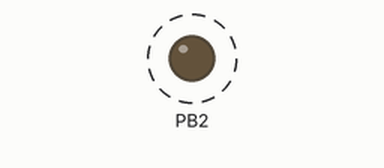
Simulated run of this program. Board: ATmega328P, built with avr-gcc and emulated at 16 MHz. On the bench: output pins drawn as LEDs (lit = HIGH). Dashed ring = blinking.

Above: at 0.5 s.
Timing chart, 0 to 4.6 s (numbered marks = the images above):
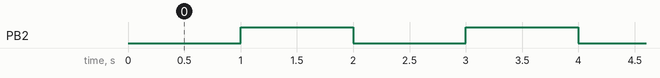

Measured:
- by itself, PB2: alternates HIGH for 1.0 s and LOW for 1.0 s

The program:

main.c
```c
/*
 * blinking-two-leds.c
 *
 * Created: 3/25/2024 5:01:06 PM
 * Author : Vick
 */
#define F_CPU 16000000UL
#include <avr/io.h>
#include <util/delay.h>


int main(void)
{
	DDRB |= (1 < DDB1) | (1 << DDB2);
    /* Replace with your application code */
    while (1)
    {
		PORTB |= (1 << PORTB1);
		PORTB &=~ (1 << PORTB2);
		_delay_ms(1000);

		PORTB &=~ (1<<PORTB1);
		PORTB |= (1 << PORTB2);
		_delay_ms(1000);
    }
}
```
